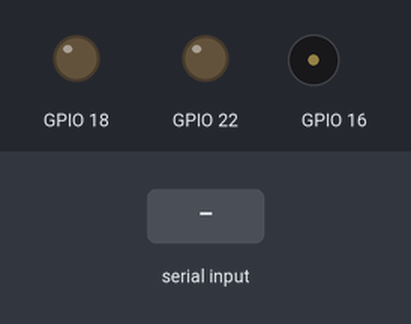
Bench run of a program on a simulated ESP32. Parts: output pins drawn as LEDs (lit = HIGH), buzzer (waves = sounding). The test bench sets the inputs (shaded band). Nothing arrives over Bluetooth unless stated.

Above: at 1.2 s.
1.3 s: "1" received over the second serial link
At 1.7 s:
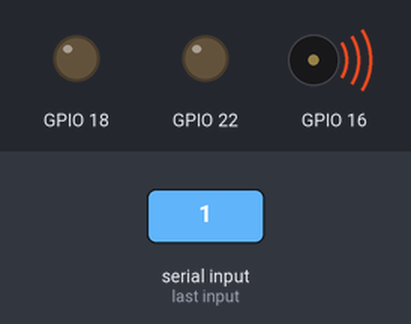
4.3 s: "2" received over the second serial link
At 6.96 s:
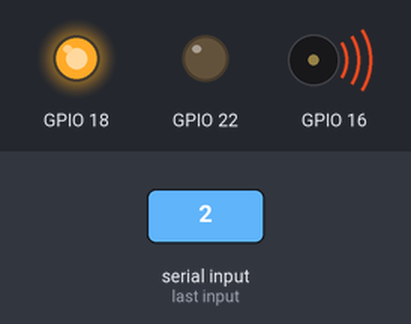
Timing chart, 0 to 13.3 s (numbered marks = the images above; inputs shaded):
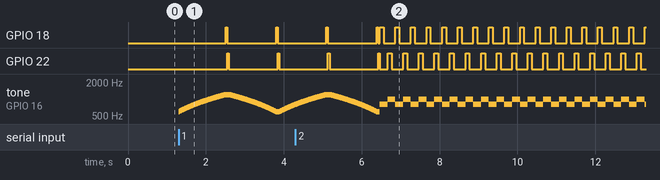

The program:

main.cpp
```cpp
// *.｡+ﾟ✧🚓Police Siren🚓✧ﾟ+｡.*

#include <BluetoothSerial.h>
BluetoothSerial SerialBT;

//Pentru gestionarea starilor
enum SirenState { STOPPED, PATTERN1, PATTERN2 };
SirenState currentState = STOPPED;


void setup()
{
    //Pinii corespunzatori ledurilor
    pinMode(18, OUTPUT);
    pinMode(22, OUTPUT);
    Serial.begin(115200);

    //Initializam Bluetooth Serial
    SerialBT.begin("esp911"); //Redenumim esp-ul dupa numele echipei

    //Setup Buzzer
    ledcSetup(0, 2000, 8); //canal 0, frecventa 2000Hz, rezolutie pe 8 biti
    ledcAttachPin(16, 0); //atasat la pinul 16, canalul 0 PWM
}

void Pattern1()
{
    //Frecventa creste treptat
    for (int freq = 600; freq <= 1200; freq += 5)
    {
        ledcWriteTone(0, freq);
        delay(10);
    }
    //Aprindem si stingem ledurile consecutiv
    digitalWrite(18, HIGH);
    delay(40);
    digitalWrite(18, LOW);
    digitalWrite(22, HIGH);
    delay(40);
    digitalWrite(22, LOW);
    //Frecventa scade treptat
    for (int freq = 1200; freq >= 600; freq -= 5)
    {
        ledcWriteTone(0, freq);
        delay(10);
    }
    //Aprindem si stingem ledurile consecutiv
    digitalWrite(18, HIGH);
    delay(40);
    digitalWrite(18, LOW);
    digitalWrite(22, HIGH);
    delay(40);
    digitalWrite(22, LOW);
}

void Pattern2()
{
    //Tonuri alternante de 800Hz si 1000Hz
    for (int i = 0; i < 3; i++) //se repeta de 3 ori
    {
        ledcWriteTone(0, 800); //800Hz
        digitalWrite(18, HIGH);
        delay(100);
        digitalWrite(18, LOW);
        delay(100);

        ledcWriteTone(0, 1000); //1000Hz
        digitalWrite(22, HIGH);
        delay(100);
        digitalWrite(22, LOW);
        delay(100);
    }
}

void loop()
{
    // Check if data is available on Bluetooth
    if (SerialBT.available()) {
        char incomingChar = SerialBT.read();

        //Valoarea introdusa este 1 => modificam starea => Pattern1 ruleaza continuu
        if (incomingChar == '1')
        {
            currentState = PATTERN1;
        }
        //Valoarea introdusa este 2 => modificam starea => Pattern2 ruleaza continuu
        if (incomingChar == '2')
        {
            currentState = PATTERN2;
        }

        //Valoarea introdusa este 0 => modificam starea => Sirena se opreste
        if (incomingChar == '0') {
            currentState = STOPPED;
            ledcWriteTone(0, 0);
            digitalWrite(18, LOW);
            digitalWrite(22, LOW);
        }
    }

    //In functie de starea setata executam codul patternului corespunzator
    if (currentState == PATTERN1)
    {
        Pattern1();
    }
    else if (currentState == PATTERN2)
    {
        Pattern2();
    }
}
```

Measured:
- after the input at 1.3 s, GPIO 18: alternates HIGH for 0.04 s and LOW for 1.3 s, starting after 1.2 s; GPIO 22: alternates HIGH for 0.04 s and LOW for 1.3 s, starting after 1.3 s
